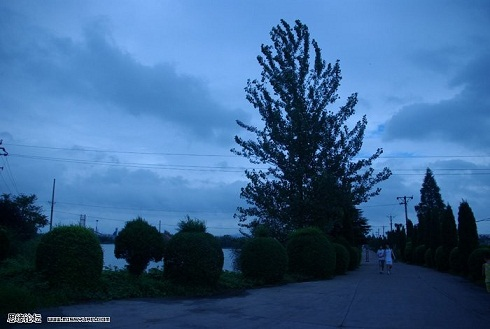
#> input picture datas/p3.jpg, 490 x 329 px
$ jupyter execute '58-图像特效-Vignette效果.ipynb'
#> lines starting #> are read from the running program, lines starting #| are printed output that depends on the picture
# 图像特效-Vignette效果

[cell 1]
from scipy import signal
import numpy as np
import cv2
import matplotlib.pyplot as plt
import math

[cell 2]
src = cv2.imread('../datas/p3.jpg')
#> src is the input picture: shape (329, 490, 3); mean B, G, R 142.4, 98.3, 58.8
gray = cv2.imread('../datas/p3.jpg',0)
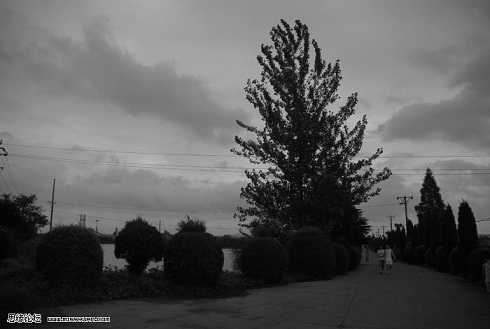
#> gray: shape (329, 490); min 0, max 255, mean 91.5
rgb = cv2.cvtColor(src,cv2.COLOR_BGR2RGB)

[cell 3]
# Returns the value by which we apply a vignette.
# Input: 2 Cartesian Points, Ex: (x1, y1), (x2, y2)
# Output: A value between 0 and 1 that corresponds
#   to the distance between the two points

def darkenPercent(x1, y1, x2, y2):

    # Distance Formula: Distance in pixels between 2 points
    distanceToCenterPixel = math.sqrt(math.pow((x2 - x1), 2) + math.pow((y2 - y1), 2));

    # Area un-effected by shading
    offset = 1;

    # Calculate float (Scale by the max distance - x1 in this case)
    result = (1 + offset - (distanceToCenterPixel / x1));

    # Ensure result is within scaling limits.
    if result < 0:
        return 0;
    elif result > 1:
        return 1;
    else:
        return result;

[cell 4]
# Add a Vignette to an image (faded border)
# We do this by iterating through each pixel,
# and dampening its color values based on its
# proximity to the center pixel of the image.
# http://stackoverflow.com/questions/522563/accessing-the-index-in-python-for-loops

def vignette(image):

    # Store location of center pixel
    centerX = math.floor(len(image)    / 2);
#> centerX = 164
    centerY = math.floor(len(image[0]) / 2);
#> centerY = 245

    # Iterate rows
    for x, row in enumerate(image):

        # Iterate columns
        for y, pixel in enumerate(row):

            # Determine scale (rate of fade)
            scale = darkenPercent(centerX, centerY, x, y)

            # Iterate colors
            for i in [0,1,2]:
                image[x][y][i] = image[x][y][i] * scale;
#> this loop made 329 passes
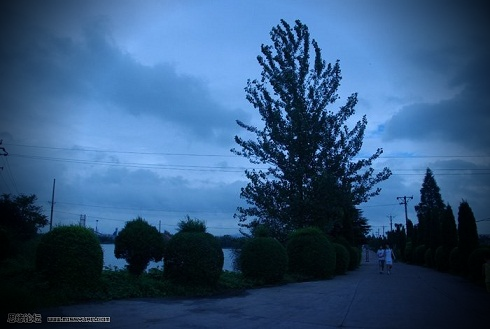
#> image: shape (329, 490, 3); mean R, G, B 51.2, 85.3, 123.4

    return image;

$ run again, with datas/p2.jpg copied over datas/p3.jpg
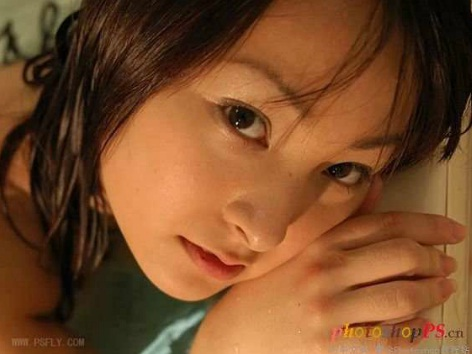
#> input picture datas/p2.jpg, 472 x 354 px
#> src is the input picture: shape (354, 472, 3); mean B, G, R 41.1, 75.3, 121.3
#> `gray = cv2.imread('../datas/p3.jpg',0)`:
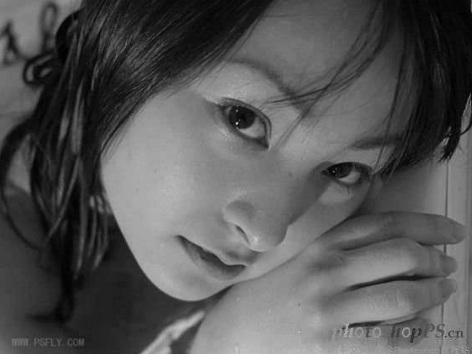
#> gray: shape (354, 472); min 0, max 207, mean 85.2
#> centerX = 177
#> centerY = 236
#> the loop in vignette, `for x, row in enumerate(image):` made 354 passes
#> after the loop in vignette, `for x, row in enumerate(image):`:
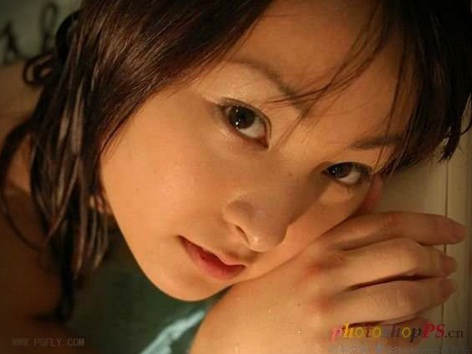
#> image: shape (354, 472, 3); mean R, G, B 112.6, 69.5, 37.9

$ run again, with datas/animal.jpg copied over datas/p3.jpg
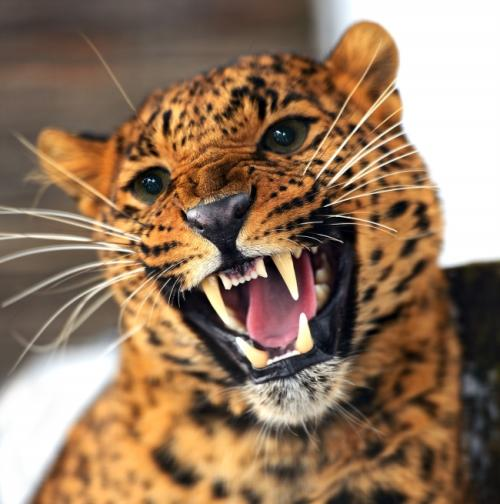
#> input picture datas/animal.jpg, 500 x 504 px
#> src is the input picture: shape (504, 500, 3); mean B, G, R 95.3, 119.5, 147.5
#> `gray = cv2.imread('../datas/p3.jpg',0)`:
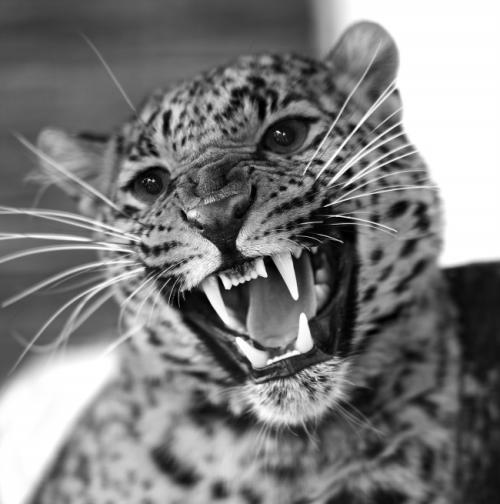
#> gray: shape (504, 500); min 0, max 255, mean 125.2
#> centerX = 252
#> centerY = 250
#> the loop in vignette, `for x, row in enumerate(image):` made 504 passes
#> after the loop in vignette, `for x, row in enumerate(image):`:
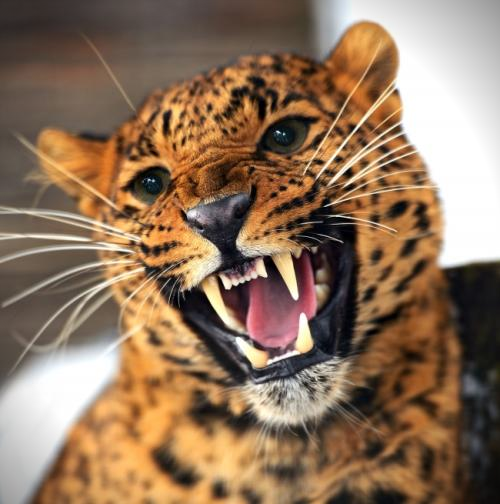
#> image: shape (504, 500, 3); mean R, G, B 143.3, 115.7, 91.7
